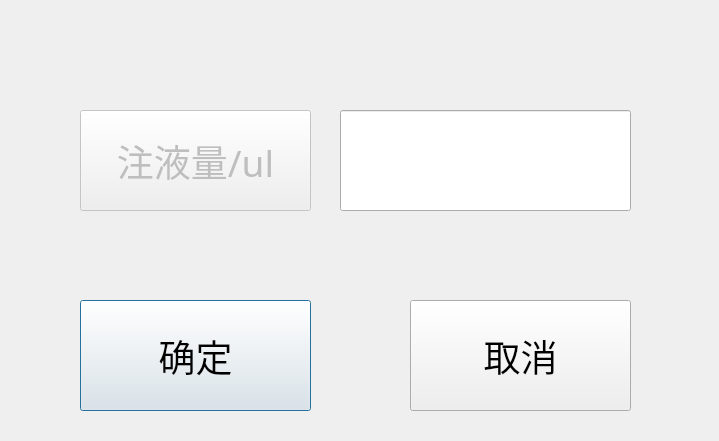
<?xml version="1.0" encoding="UTF-8"?>
<ui version="4.0">
 <class>EditSize</class>
 <widget class="QDialog" name="EditSize">
  <property name="geometry">
   <rect>
    <x>0</x>
    <y>0</y>
    <width>719</width>
    <height>441</height>
   </rect>
  </property>
  <property name="windowTitle">
   <string>Dialog</string>
  </property>
  <widget class="QLineEdit" name="lineEdit">
   <property name="geometry">
    <rect>
     <x>340</x>
     <y>110</y>
     <width>291</width>
     <height>101</height>
    </rect>
   </property>
   <property name="font">
    <font>
     <family>华文楷体</family>
     <pointsize>32</pointsize>
    </font>
   </property>
  </widget>
  <widget class="QPushButton" name="pushButton">
   <property name="geometry">
    <rect>
     <x>80</x>
     <y>300</y>
     <width>231</width>
     <height>111</height>
    </rect>
   </property>
   <property name="font">
    <font>
     <family>新宋体</family>
     <pointsize>28</pointsize>
    </font>
   </property>
   <property name="text">
    <string>确定</string>
   </property>
  </widget>
  <widget class="QPushButton" name="pushButton_2">
   <property name="geometry">
    <rect>
     <x>410</x>
     <y>300</y>
     <width>221</width>
     <height>111</height>
    </rect>
   </property>
   <property name="font">
    <font>
     <family>新宋体</family>
     <pointsize>28</pointsize>
    </font>
   </property>
   <property name="text">
    <string>取消</string>
   </property>
  </widget>
  <widget class="QPushButton" name="pushButton_3">
   <property name="enabled">
    <bool>false</bool>
   </property>
   <property name="geometry">
    <rect>
     <x>80</x>
     <y>110</y>
     <width>231</width>
     <height>101</height>
    </rect>
   </property>
   <property name="font">
    <font>
     <family>楷体</family>
     <pointsize>28</pointsize>
    </font>
   </property>
   <property name="text">
    <string>注液量/ul</string>
   </property>
  </widget>
 </widget>
 <resources/>
 <connections/>
</ui>
